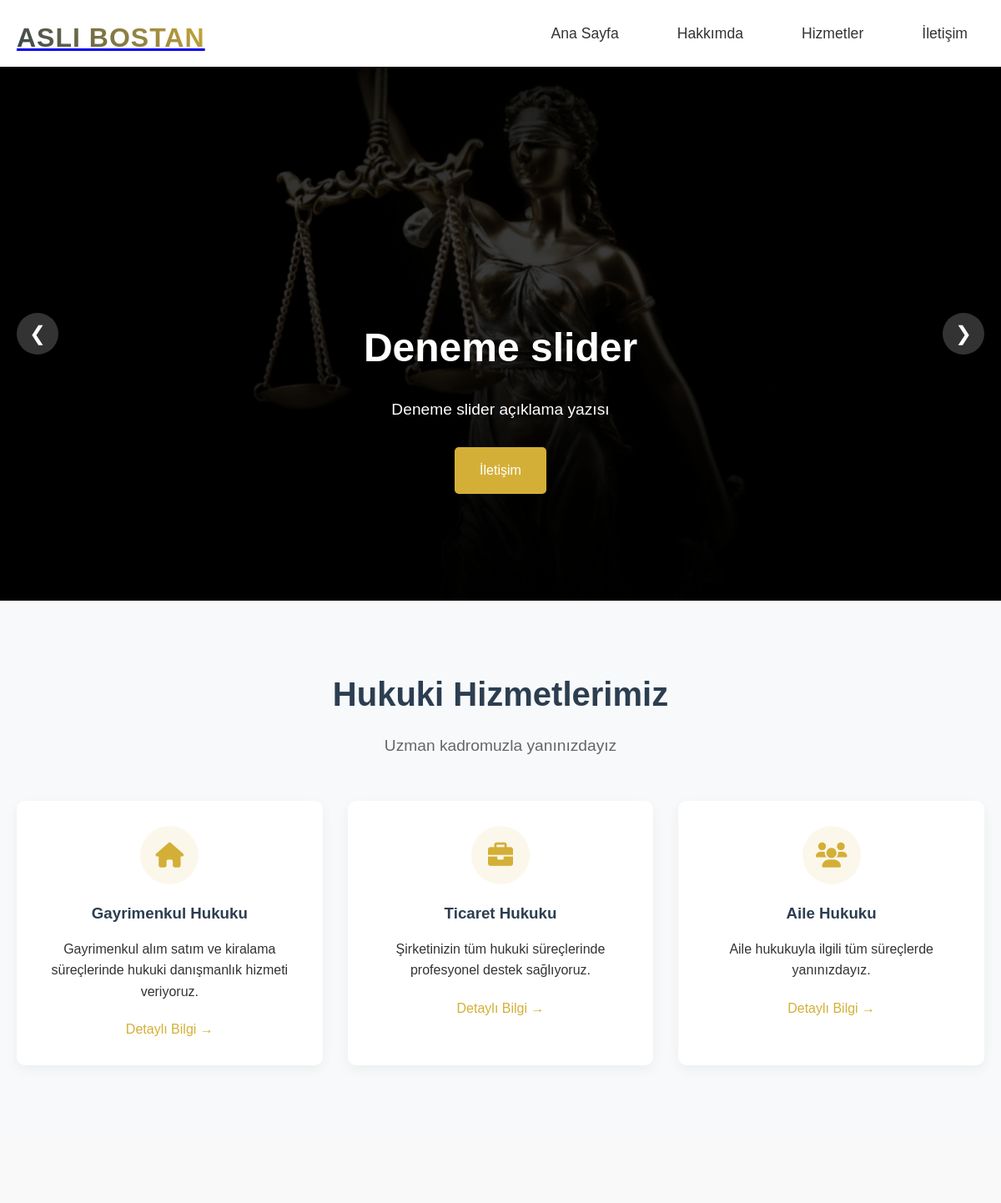
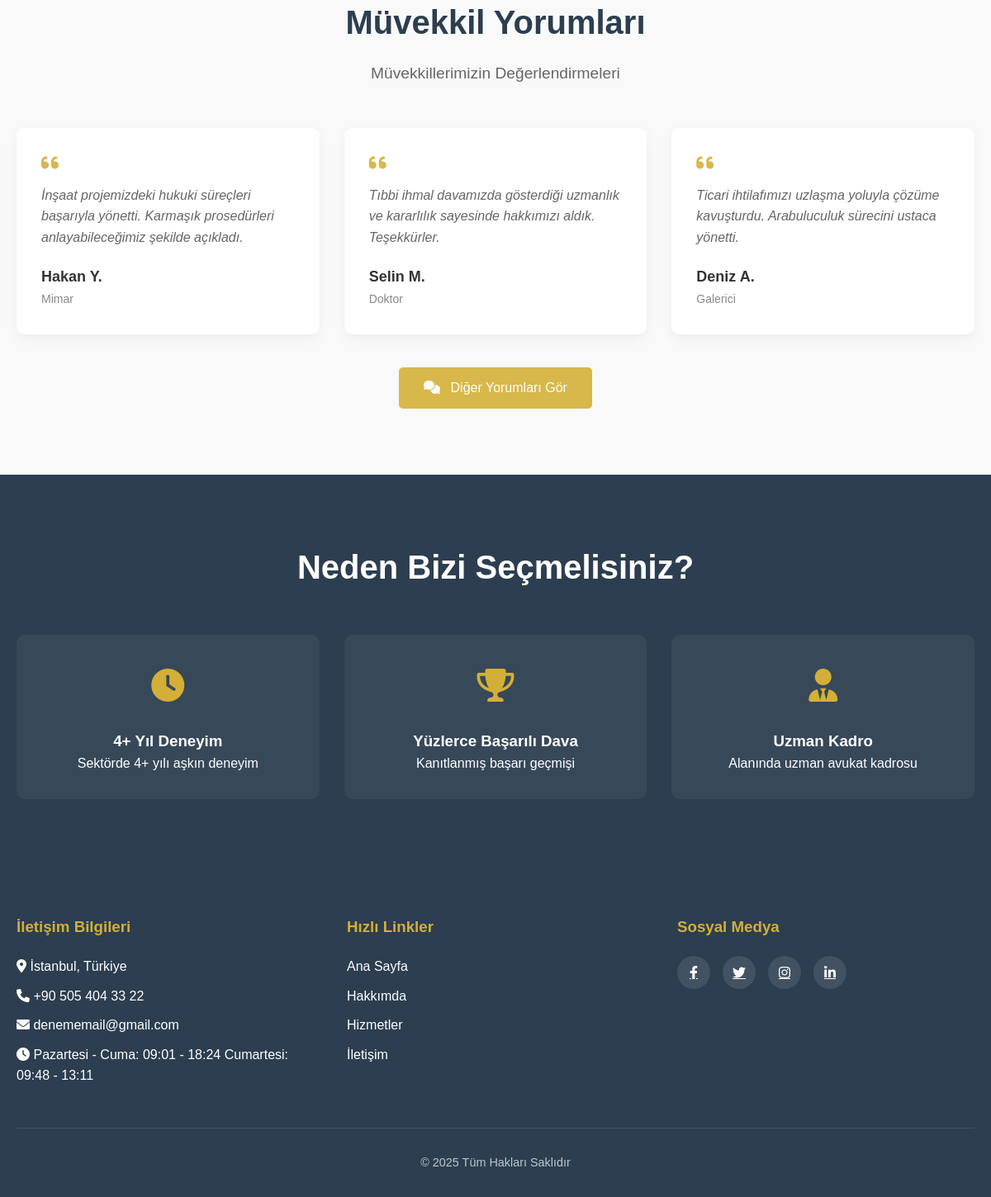
The page / on the database its author committed (2 pictures, top to bottom).
### tables this page shows
CREATE TABLE `site_ayarlari` (
  `id` int(11) NOT NULL,
  `site_baslik` varchar(255) NOT NULL,
  `logotype` varchar(255) NOT NULL,
  `avukat_gorsel` varchar(255) DEFAULT NULL,
  `logo` varchar(255) DEFAULT NULL,
  `dava_sayisi` varchar(50) DEFAULT NULL,
  `muvekkil_sayisi` varchar(50) DEFAULT NULL,
  `deneyim_yili` varchar(50) DEFAULT NULL,
  `biyografi` text,
  `egitim` text,
  `uzmanlik` text,
  `email` varchar(255) NOT NULL,
  `telefon` varchar(20) NOT NULL,
  `adres` text NOT NULL,
  `calisma_saatleri` text,
  `maps_code` text,
  `facebook` varchar(255) DEFAULT NULL,
  `twitter` varchar(255) DEFAULT NULL,
  `instagram` varchar(255) DEFAULT NULL,
  `linkedin` varchar(255) DEFAULT NULL,
  `created_at` timestamp NULL DEFAULT CURRENT_TIMESTAMP,
  `whatsapp_telefon` varchar(20) DEFAULT NULL
);

CREATE TABLE `slider` (
  `id` int(11) NOT NULL,
  `baslik` varchar(100) DEFAULT NULL,
  `aciklama` text,
  `resim_url` varchar(255) DEFAULT NULL,
  `sira` int(11) DEFAULT NULL,
  `button_text` varchar(50) DEFAULT NULL,
  `button_link` varchar(255) DEFAULT NULL
);

CREATE TABLE `hizmetler` (
  `id` int(11) NOT NULL,
  `baslik` varchar(255) NOT NULL,
  `aciklama` text NOT NULL,
  `ikon` varchar(100) NOT NULL,
  `created_at` timestamp NOT NULL DEFAULT CURRENT_TIMESTAMP
);

CREATE TABLE `yorumlar` (
  `id` int(11) NOT NULL,
  `isim` varchar(255) NOT NULL,
  `unvan` varchar(255) NOT NULL,
  `yorum` text NOT NULL,
  `durum` tinyint(1) DEFAULT '1',
  `created_at` timestamp NULL DEFAULT CURRENT_TIMESTAMP
);

CREATE TABLE `iletisim_bilgileri` (
  `id` int(11) NOT NULL,
  `adres` text,
  `telefon` varchar(50) DEFAULT NULL,
  `email` varchar(100) DEFAULT NULL,
  `calismaSaatleri` text,
  `maps_code` text
);

### index.php (the view, shortened to what this page needs)
<?php
include 'includes/config.php';
include 'includes/header.php';
$site_ayarlari = $db->query("SELECT * FROM site_ayarlari WHERE id = 1")->fetch();
$hizmetler = $db->query("SELECT * FROM hizmetler ORDER BY RAND() LIMIT 3")->fetchAll();
?>
<main>
    <section class="hero-slider">
        <div class="slider-container">
            <?php
            $stmt = $db->query("SELECT * FROM slider ORDER BY sira ASC");
            while($row = $stmt->fetch(PDO::FETCH_ASSOC)) {
                echo '<div class="slide">
                    <div class="slide-image" style="background-image: url(uploads/slider/'.$row['resim_url'].')"></div>
                    <div class="slide-content container">
                        <h2 class="animate-text">'.$row['baslik'].'</h2>
                        <p class="animate-text">'.$row['aciklama'].'</p>
                        <a href="'.$row['button_link'].'" class="btn-primary animate-text">'.$row['button_text'].'</a>
                    </div>
                </div>';
            }
            ?>
            <button class="slider-button prev">❮</button>
            <button class="slider-button next">❯</button>
        </div>
    </section>
    <section class="services-preview">
        <div class="container">
            <div class="section-header">
                <h2>Hukuki Hizmetlerimiz</h2>
                <p>Uzman kadromuzla yanınızdayız</p>
            </div>
            <div class="services-grid">
                <?php foreach($hizmetler as $hizmet):
                    $aciklama = explode('<br>', $hizmet['aciklama'])[0];
                ?>
                <div class="service-card">
                    <div class="service-icon">
                        <i class="fas <?php echo $hizmet['ikon']; ?>"></i>
                    </div>
                    <h3><?php echo $hizmet['baslik']; ?></h3>
                    <p><?php echo $aciklama; ?></p>
                    <a href="hizmetler.php" class="service-link">Detaylı Bilgi →</a>
                </div>
                <?php endforeach; ?>
            </div>
        </div>
    </section>
    <section class="testimonials">
        <div class="container">
            <div class="section-header">
                <h2>Müvekkil Yorumları</h2>
                <p>Müvekkillerimizin Değerlendirmeleri</p>
            </div>
            <div class="testimonials-grid">
                <?php
                $yorumlar = $db->query("SELECT * FROM yorumlar WHERE durum = 1 ORDER BY RAND() LIMIT 3")->fetchAll();
                foreach($yorumlar as $yorum):
                ?>
                <div class="testimonial-card">
                    <div class="testimonial-content">
                        <i class="fas fa-quote-left"></i>
                        <p><?php echo $yorum['yorum']; ?></p>
                    </div>
                    <div class="testimonial-author">
                        <h4><?php echo $yorum['isim']; ?></h4>
                        <span><?php echo $yorum['unvan']; ?></span>
                    </div>
                </div>
                <?php endforeach; ?>
            </div>
            <div style="text-align: center; margin-top: 40px;">
                <a href="muvekkil-yorumlari.php" style="display: inline-block; padding: 12px 30px; background-color: #d8b74b; color: #fff; text-decoration: none; border-radius: 5px; font-weight: 500; transition: all 0.3s ease;">
                    <i class="fas fa-comments" style="margin-right: 8px;"></i> Diğer Yorumları Gör
                </a>
            </div>
        </div>
    </section>
    <section class="why-us">
        <div class="container">
            <div class="section-header light">
                <h2>Neden Bizi Seçmelisiniz?</h2>
            </div>
            <div class="features-grid">
                <div class="feature-card">
                    <div class="feature-icon">
                        <i class="fas fa-clock"></i>
                    </div>
                    <h3><?php echo $site_ayarlari['deneyim_yili']; ?> Yıl Deneyim</h3>
                    <p>Sektörde <?php echo $site_ayarlari['deneyim_yili']; ?> yılı aşkın deneyim</p>
                </div>
                <div class="feature-card">
                    <div class="feature-icon">
                        <i class="fas fa-trophy"></i>
                    </div>
                    <h3>Yüzlerce Başarılı Dava</h3>
                    <p>Kanıtlanmış başarı geçmişi</p>
                </div>
                <div class="feature-card">
                    <div class="feature-icon">
                        <i class="fas fa-user-tie"></i>
                    </div>
                    <h3>Uzman Kadro</h3>
                    <p>Alanında uzman avukat kadrosu</p>
                </div>
            </div>
        </div>
    </section>
</main>
<?php include 'includes/footer.php'; ?>

### includes/header.php (shortened to what this page needs)
<!DOCTYPE html>
<html lang="tr">
<head>
    <link rel="stylesheet" href="css/style.css">
    <link rel="stylesheet" href="https://cdnjs.cloudflare.com/ajax/libs/font-awesome/6.0.0/css/all.min.css">
</head>
<body>
    <?php
    $site_ayarlari = $db->query("SELECT site_baslik, logo, logotype FROM site_ayarlari WHERE id = 1")->fetch();
    ?>
    <header class="main-header">
        <div class="container">
            <nav class="navbar">
                <div class="logo">
                    <a href="index.php">
                        <?php if (!empty($site_ayarlari['logo'])): ?>
                            <img src="uploads/<?php echo $site_ayarlari['logo']; ?>" alt="<?php echo $site_ayarlari['site_baslik']; ?>">
                        <?php else: ?>
                            <div class="logotype"><?php echo $site_ayarlari['logotype']; ?></div>
                        <?php endif; ?>
                    </a>
                </div>
                <ul class="nav-menu" id="navMenu">
                    <li><a href="index.php" class="nav-link">Ana Sayfa</a></li>
                    <li><a href="hakkimda.php" class="nav-link">Hakkımda</a></li>
                    <li><a href="hizmetler.php" class="nav-link">Hizmetler</a></li>
                    <li><a href="iletisim.php" class="nav-link">İletişim</a></li>
                </ul>
            </nav>
        </div>
    </header>

### includes/footer.php (shortened to what this page needs)
<footer>
    <div class="container">
        <div class="footer-grid">
            <div class="footer-section">
                <h3>İletişim Bilgileri</h3>
                <?php
                $iletisim = $db->query("SELECT * FROM iletisim_bilgileri WHERE id = 1")->fetch();
                ?>
                <ul class="footer-links">
                    <li>
                        <i class="fas fa-map-marker-alt"></i>
                        <span><?php echo htmlspecialchars($iletisim['adres'], ENT_QUOTES, 'UTF-8'); ?></span>
                    </li>
                    <li>
                        <i class="fas fa-phone"></i>
                        <span><?php echo htmlspecialchars($iletisim['telefon'], ENT_QUOTES, 'UTF-8'); ?></span>
                    </li>
                    <li>
                        <i class="fas fa-envelope"></i>
                        <span><?php echo htmlspecialchars($iletisim['email'], ENT_QUOTES, 'UTF-8'); ?></span>
                    </li>
                    <li>
                        <i class="fas fa-clock"></i>
                        <span><?php echo htmlspecialchars($iletisim['calismaSaatleri'], ENT_QUOTES, 'UTF-8'); ?></span>
                    </li>
                </ul>
            </div>
            <div class="footer-section">
                <h3>Hızlı Linkler</h3>
                <ul class="footer-links">
                    <li><a href="index.php">Ana Sayfa</a></li>
                    <li><a href="hakkimda.php">Hakkımda</a></li>
                    <li><a href="hizmetler.php">Hizmetler</a></li>
                    <li><a href="iletisim.php">İletişim</a></li>
                </ul>
            </div>
            <div class="footer-section">
                <h3>Sosyal Medya</h3>
                <div class="social-links">
                    <a href="#" target="_blank"><i class="fab fa-facebook-f"></i></a>
                    <a href="#" target="_blank"><i class="fab fa-twitter"></i></a>
                    <a href="#" target="_blank"><i class="fab fa-instagram"></i></a>
                    <a href="#" target="_blank"><i class="fab fa-linkedin-in"></i></a>
                </div>
            </div>
        </div>
        <div class="copyright">
            <p>&copy; <?php echo date('Y'); ?> Tüm Hakları Saklıdır</p>
        </div>
    </div>
</footer>
</body>
</html>

### includes/header.php (style rules this page uses)
.main-header { background: #fff; box-shadow: 0 2px 5px rgba(0,0,0,0.1); position: fixed; width: 100%; top: 0; z-index: 1000; }
.navbar { display: flex; justify-content: space-between; align-items: center; padding: 15px 0; }
.logotype { font-size: 24px; font-weight: bold; color: #333; }
.nav-menu { display: flex; list-style: none; margin: 0; padding: 0; }
.nav-link { color: #333; text-decoration: none; padding: 10px 20px; transition: color 0.3s; }

### index.php (style rules this page uses)
.testimonials { padding: 80px 0; background: #f9f9f9; }
.testimonials-grid { display: grid; grid-template-columns: repeat(auto-fit, minmax(300px, 1fr)); gap: 30px; margin-top: 40px; }
.testimonial-card { background: #fff; padding: 30px; border-radius: 10px; box-shadow: 0 5px 15px rgba(0,0,0,0.05); transition: transform 0.3s ease; }
.testimonial-content { margin-bottom: 20px; }
.testimonial-content i { color: #d8b74b; font-size: 24px; margin-bottom: 15px; }
.testimonial-content p { font-style: italic; color: #666; line-height: 1.6; }
.testimonial-author h4 { color: #333; margin: 0; font-size: 18px; }
.testimonial-author span { color: #888; font-size: 14px; }
.why-us .section-header h2, .why-us .section-header.light h2 { color: #ffffff; }

### rows shown on the page
site_ayarlari: logotype "ASLI BOSTAN", deneyim_yili "4+"
slider: resim_url (picture), baslik "Deneme slider", aciklama "Deneme slider açıklama yazısı", button_text "İletişim"
hizmetler: baslik "Gayrimenkul Hukuku", aciklama "Gayrimenkul alım satım ve kiralama süreçlerinde hukuki danışmanlık hizmeti veriyoruz."
hizmetler: baslik "Ticaret Hukuku", aciklama "Şirketinizin tüm hukuki süreçlerinde profesyonel destek sağlıyoruz."
hizmetler: baslik "Aile Hukuku", aciklama "Aile hukukuyla ilgili tüm süreçlerde yanınızdayız."
yorumlar: yorum "İnşaat projemizdeki hukuki süreçleri başarıyla yönetti. Karmaşık prosedürleri anlayabileceğimiz şekilde açıkladı.", isim "Hakan Y.", unvan "Mimar"
yorumlar: yorum "Tıbbi ihmal davamızda gösterdiği uzmanlık ve kararlılık sayesinde hakkımızı aldık. Teşekkürler.", isim "Selin M.", unvan "Doktor"
yorumlar: yorum "Ticari ihtilafımızı uzlaşma yoluyla çözüme kavuşturdu. Arabuluculuk sürecini ustaca yönetti.", isim "Deniz A.", unvan "Galerici"
iletisim_bilgileri: adres "İstanbul, Türkiye", telefon "+90 505 404 33 22", email "denememail@gmail.com", calismaSaatleri "Pazartesi - Cuma: 09:01 - 18:24 Cumartesi: 09:48 - 13:11"
